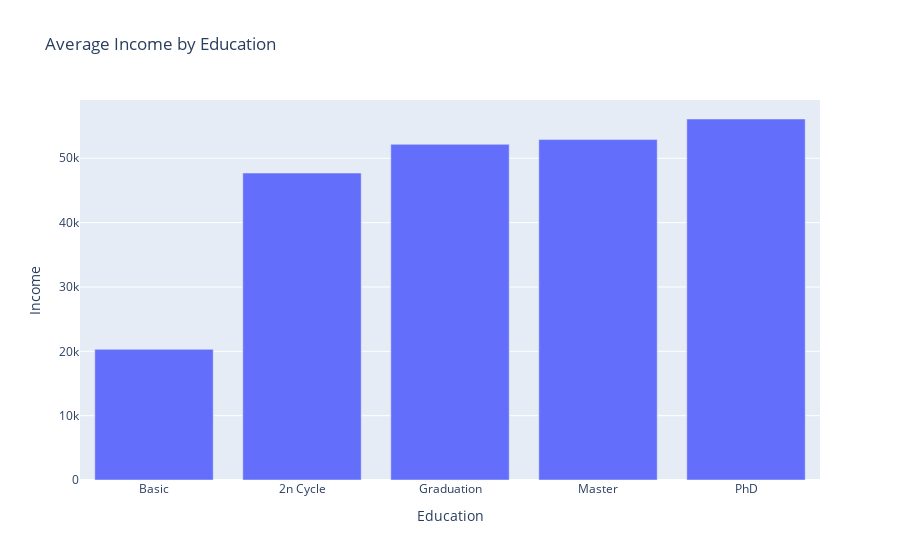

The cell this chart's notebook holds for it:
### Code cell
avg_income= data.groupby('Education')['Income'].agg('mean').sort_values(ascending= True).reset_index()
print(avg_income)

fig = px.bar(avg_income, x='Education', y='Income', title="Average Income by Education")
fig.show()

### Figure 1 — Plotly figure (JSON) as saved in the notebook; plotly's stock layout.template omitted (floating-point values rounded to 4 significant figures)
{"data": [{"alignmentgroup": "True", "hovertemplate": "Education=%{x}<br>Income=%{y}<extra></extra>", "legendgroup": "", "marker": {"color": "#636efa", "pattern": {"shape": ""}}, "name": "", "offsetgroup": "", "orientation": "v", "showlegend": false, "textposition": "auto", "type": "bar", "x": ["Basic", "2n Cycle", "Graduation", "Master", "PhD"], "xaxis": "x", "y": [20310.0, 47700.0, 52170.0, 52910.0, 56110.0], "yaxis": "y"}], "layout": {"barmode": "relative", "legend": {"tracegroupgap": 0}, "title": {"text": "Average Income by Education"}, "xaxis": {"anchor": "y", "domain": [0, 1], "title": {"text": "Education"}}, "yaxis": {"anchor": "x", "domain": [0, 1], "title": {"text": "Income"}}}}
